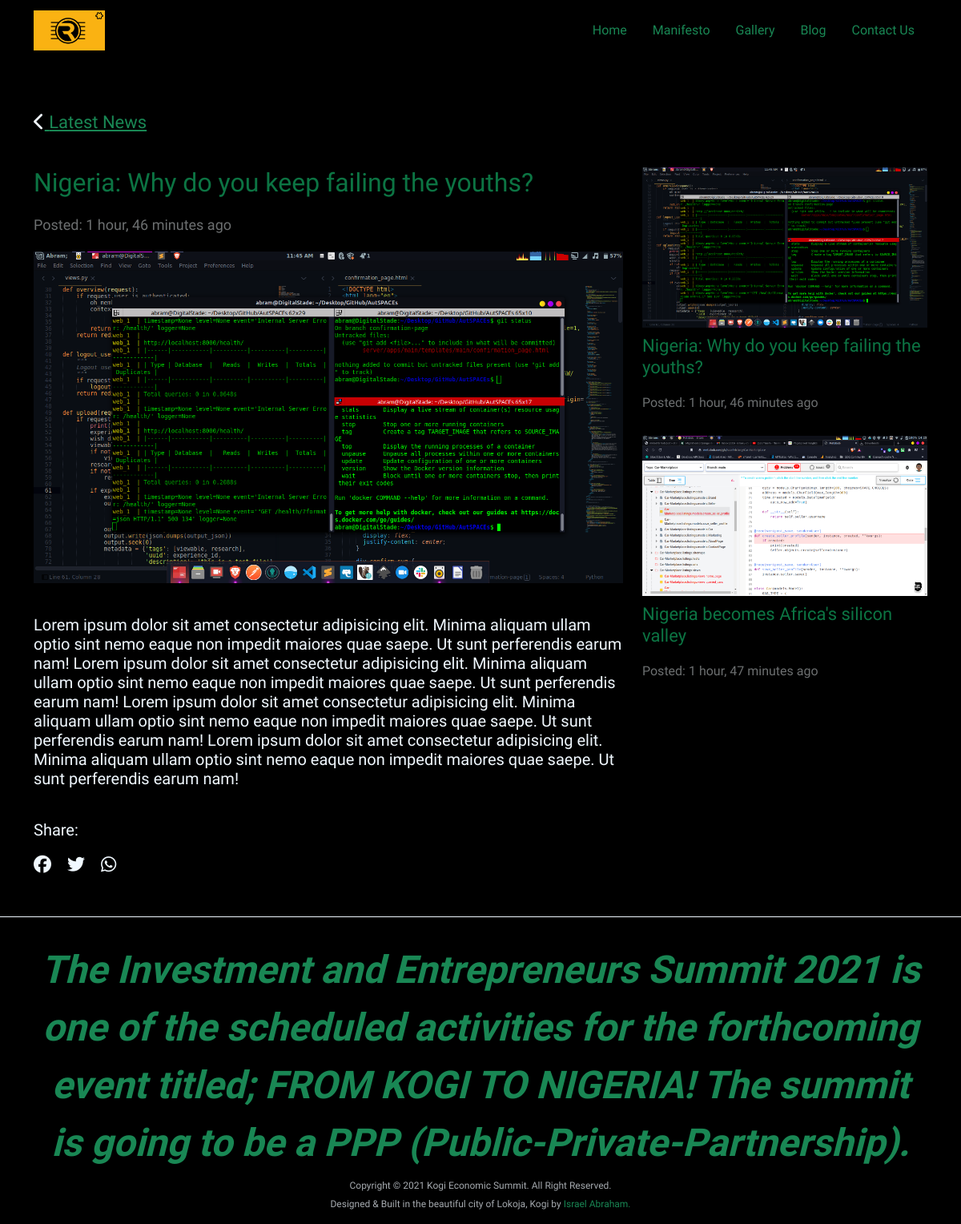
/blog/nigeria-why-do-you-keep-failing-the-youths/, run on the app's committed database.
### blog/models.py (models this page shows, shortened)
class Post(models.Model):
    title = models.CharField(max_length=255)
    slug = models.SlugField(max_length=500, blank=True, null=True)
    image = models.ImageField(null=True, blank=True, upload_to="blog/")
    date_created = models.DateTimeField(auto_now_add=True)
    date_modified = models.DateTimeField(auto_now=True)
    content = RichTextField()
    class Meta:
        verbose_name_plural = "Post"
    def get_absolute_url(self):
        return reverse("blog:post", args=[self.slug])

### blog/views.py (the view)
# urls.py: path("<slug:slug>/",  views.single_post, name="post")
def single_post(request: HttpRequest, slug: str) -> HttpResponse:
    post = Post.objects.get(slug=slug)
    latest_posts = Post.objects.all().order_by("-date_created")[:3]
    context = {
        "post": post,
        "latest_posts": latest_posts
    }
    return render(request, "blog/blog-single.html", context)

### templates/blog/blog-single.html (shortened to what this page needs)
{% extends "blog_base.html" %}
{% load static %}
{% block content %}
<section class="blogsingle__section">
    <div class="container">
        <div class="blog">
            <div class="head">
                <a href="{% url "blog:posts" %}" class="news_link">
                    <i class="fa fa-chevron-left" aria-hidden="true"></i>
                    Latest News
                </a>
            </div>
            <div class="body">
                <div class="row">
                    <div class="col-md-8 animate__animated animate__fadeInDownBig animate__slower">
                        <div class="head">
                            <p class="h5">
                                {{ post.title }}
                            </p>
                            <span class="date_posted">
                                Posted: {{ post.date_created|timesince }} ago
                            </span>
                            <img src="{{ post.image.url }}" alt="{{ post.title }}" class="img-responsive w-100">
                        </div>
                        <div class="body">
                            <p class="h5">
                                {{ post.content }}
                            </p>
                            <p class="h5 share">
                                Share:
                                <div class="flex_share">
                                    <a href="" class="share_icon">
                                        <i class="fa fa-facebook-official" aria-hidden="true"></i>
                                    </a>
                                    <a href="" class="share_icon">
                                        <i class="fa fa-twitter" aria-hidden="true"></i>
                                    </a>
                                    <a href="" class="share_icon">
                                        <i class="fa fa-whatsapp" aria-hidden="true"></i>
                                    </a>
                                </div>
                        </div>
                    </div>
                    <div class="col-md-4 animate__animated animate__fadeInUpBig animate__slower">
                        <div class="meta_">
                            <div class="row">
                                {% for post in latest_posts %}
                                <div class="col-md-12 mb-4">
                                    <div class="image">
                                        <img src="{{ post.image.url }}" alt="{{ post.title }}">
                                    </div>
                                    <a href="{{ post.get_absolute_url }}" class="h5">
                                        {{ post.title }}
                                    </a>
                                    <p class="date_posted h6">
                                        Posted: {{ post.date_created|timesince }} ago
                                    </p>
                                </div>
                                {% endfor %}
                            </div>
                        </div>
                    </div>
                </div>
            </div>
        </div>
    </div>
</section>
{% endblock content %}

### summit/static/css/blog.css (style rules this page uses)
section.blogsingle__section { height: 100%; padding-top: 5%; background-color: #000; padding-bottom: 50px; border-bottom: 1px solid #f0f8ff; }
section.blogsingle__section div.blog i, section.blogsingle__section div.blog svg { color: aliceblue; }
section.blogsingle__section div.blog a.news_link { color: #198754; font-size: 22px; }
section.blogsingle__section div.blog div.body { margin-top: 40px; }
section.blogsingle__section div.blog div.body div.head p.h5, section.blogsingle__section div.blog div.body div.head span.date_posted { color: #6c6f70; }
section.blogsingle__section div.blog div.body div.head p.h5 { font-size: 32px; color: #0c7443; margin-bottom: 20px; }
section.blogsingle__section div.blog div.body div.head span.date_posted { margin-bottom: 30px; font-size: 18px; }
section.blogsingle__section div.blog div.body div.head img { margin-top: 20px; }
section.blogsingle__section div.blog div.body div.body p.h5 { margin-bottom: 20px; color: aliceblue; font-weight: 400; }
section.blogsingle__section div.blog div.body div.body p.share { margin-top: 40px; }
section.blogsingle__section div.blog div.body div.meta_ div.image { margin-bottom: 10px; }
section.blogsingle__section div.blog div.body div.meta_ div.image img { width: 100%; height: 100%; }
section.blogsingle__section div.blog div.body div.meta_ a.h5 { color: #0c7443; text-decoration: none; font-size: 22px; }
section.blogsingle__section div.blog div.body div.meta_ p.h6 { color: #6c6f70; margin-top: 20px; }
div.flex_share { display: flex; }
div.flex_share a.share_icon { margin-right: 20px !important; }
div.flex_share a.share_icon i, div.flex_share a.share_icon svg { font-size: 22px; }

### summit/static/css/styles.css (style rules this page uses)
* { margin: 0%; padding: 0%; }
body { font-family: "Recursive", sans-serif; scroll-behavior: smooth; }

### data on the page
Post: title "Nigeria: Why do you keep failing the youths?", date_created "1 hour, 46 minutes", image (picture), content "Lorem ipsum dolor sit amet consectetur adipisicing elit. Minima aliquam ullam optio sint nemo eaque non impedit maiores quae saepe. Ut sunt perferendis earum nam! Lorem ipsum dolor sit amet consectetur adipisicing elit. Minima aliquam ullam optio sint nemo eaque non impedit maiores quae saepe. Ut sunt perferendis earum nam! Lorem ipsum dolor sit amet consectetur adipisicing elit. Minima aliquam ullam optio sint nemo eaque non impedit maiores quae saepe. Ut sunt perferendis earum nam! Lorem ipsum dolor sit amet consectetur adipisicing elit. Minima aliquam ullam optio sint nemo eaque non impedit maiores quae saepe. Ut sunt perferendis earum nam!"
Post: image (picture), title "Nigeria becomes Africa's silicon valley", date_created "1 hour, 47 minutes"
